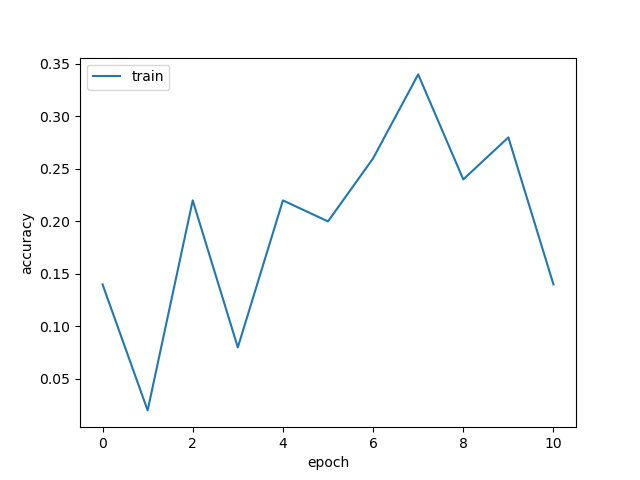

Here is the Python script that generated this plot:
import matplotlib.pyplot as plt


from modules import ConvNet
from optimizer import SGD
from trainer import ClassifierTrainer
from data import get_CIFAR10_data

root = 'data/cifar-10-batches-py'
X_train, y_train, X_val, y_val, X_test, y_test = get_CIFAR10_data(root)


model_list = [dict(type='Conv2D', in_channels=3, out_channels=32, kernel_size=5, stride=1, padding=2),
              dict(type='ReLU'),
              dict(type='MaxPooling', kernel_size=2, stride=2),
              dict(type='Linear', in_dim=8192, out_dim=10)]
criterion = dict(type='SoftmaxCrossEntropy')
model = ConvNet(model_list, criterion)
optimizer = SGD(model, learning_rate=0.0001, reg=0.001, momentum=0.9)

trainer = ClassifierTrainer()


loss_history, train_acc_history = trainer.train(
          X_train[:50], y_train[:50],  model, batch_size=10, num_epochs=10,
          verbose=True, optimizer=optimizer)

plt.plot(train_acc_history)
plt.legend(['train', 'val'], loc='upper left')
plt.xlabel('epoch')
plt.ylabel('accuracy')
plt.savefig('train.png')
